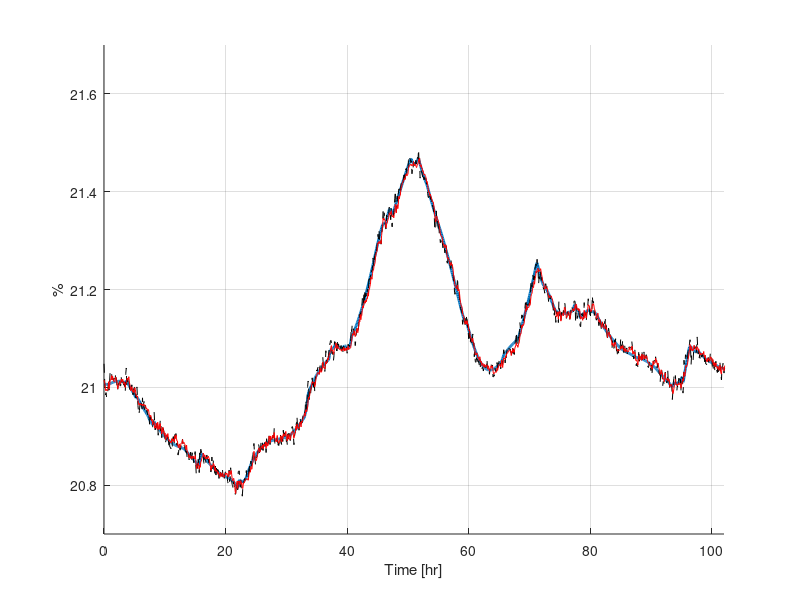

The MATLAB script that drew this image: (Note: this script raises an error after producing the figure.)
close all;
imprint = true;
figurePath = 'figures\FinalSim\paper\';
%% Options for plotting

CVNames = {'Torque','Underflow Concentration','Interface Level','Overflow Concentration','Residence Time',...
            'Solid Throughput','Underflow Particle Diameter','Overflow'};
CVUnits = {'%','%','m','%','hr','ton/hr','N/A','m3/hr'};
CVSaveName = {'torque_','Cp_u_','intLevel_','Cp_e_','tauRd_','SFlx_','P1_U_','Q_e_'};
xLabelStr = 'Time [hr]';
LineWidth = 0.7;
cvLims = [20.7 21.7;
          73 75;
          -0.5 2.5];
%% Plot prediction comparisons
% Forecast comparison
% load('predictionResults_48G_348_B100_k5_na6_nb6');
% for cv = 1:n
%     figure
%     plot(timeForecast,validationOutputs(1+pastDataSamples:pastDataSamples+K_forecast,cv),'LineWidth',2)
%     hold on
%     title(CVNames{cv})
%     plot(timeForecast,armaxForecast(:,cv),'--k','LineWidth',1.5)
%     plot(timeForecast,RFPredictionStruct(cv).yForecast(:),'-.m','LineWidth',1.5)
%     
%     xlabel(xLabelStr);
%     hold off
%     grid on
%     printName = [figurePath 'forecast_' CVSaveName{cv} typeOfData ioDTStr noiseStr...
%                 kAheadStr varStringRF '_' dateTest];
%     if imprint
%         Latex
%         print(printName,'-depsc');
%         print(printName,'-djpeg');
%     end
% end
% load('predictionResults_48G_348_B50_Ny_48_k5_na6_nb6');
% for cv = 1:n
%     figure(cv)
%     hold on
%     plot(timeForecast,RFPredictionStruct(cv).yForecast(:),'-r','LineWidth',1.5)
%     legendCell = {'Validation','ARIMAX','RF_{r}','RF_{b}'};
%     locationStr = input('Loc','s');
%     location = locateLegends(locationStr);
%     legend(legendCell,'Location',location);
%     printName = [figurePath 'forecast_' CVSaveName{cv} '1'];
%     if imprint
%         print(printName,'-depsc');
%     end
% end
% %
% Forecast comparison 530
% load('predictionResults_1G_530_B100_k5_na6_nb6');
% for cv = 1:n
%     figure
%     plot(timeForecast,validationOutputs(1+pastDataSamples:pastDataSamples+K_forecast,cv),'LineWidth',2)
%     hold on
%     title(CVNames{cv})
%     plot(timeForecast,armaxForecast(:,cv),'--k','LineWidth',1.5)
%     plot(timeForecast,RFPredictionStruct(cv).yForecast(:),'-.m','LineWidth',1.5)
%     
%     xlabel(xLabelStr);
%     hold off
%     grid on
%     printName = [figurePath 'forecast_' CVSaveName{cv} typeOfData ioDTStr noiseStr...
%                 kAheadStr varStringRF '_' dateTest];
%     if imprint
%         Latex
%         print(printName,'-depsc');
%         print(printName,'-djpeg');
%     end
% end
% load('predictionResults_48G_530_B50_Ny_48_k5_na6_nb6');
% for cv = 1:n
%    figure(cv+3)
%    hold on
%    plot(timeForecast,RFPredictionStruct(cv).yForecast(:),'-r','LineWidth',1.5)
%    legendCell = {'Validation','ARIMAX','RF_{r}','RF_{b}'};
%     locationStr = input('Loc','s');
%     location = locateLegends(locationStr);
%     legend(legendCell,'Location',location);
%     printName = [figurePath 'forecast_' CVSaveName{cv} '2'];
%     if imprint
%         print(printName,'-depsc');
%     end
% end

%%
% Prediction comparison
% load('predictionResults_1G_530_B50_Ny_48_k5_na6_nb6')
load('predictionResults_1G_348_B100_k5_na6_nb6');
kAheadIter = 1;
for iter = 1:length(kAheadIter)
    for cv = 1:n
        figure
    %     title(CVNames{cv})
        hold on % (-1)
        plot(timePrediction(1:end),validationOutputs(1:end-armaxToRFWindowUB,cv),'LineWidth',2)
        plot(timePrediction(1:end),armaxPredict(1:end-armaxToRFWindowUB,cv),'--k','LineWidth',LineWidth);
        plot(timePrediction(1:end),RFPredictionStruct(cv).yHat(:,kAheadIter(iter)),'-r','LineWidth',LineWidth)
        ylabel(CVUnits{cv})
        xlabel(xLabelStr)
        xlim([0 102])
        ylim(cvLims(cv,:))
        hold off
        grid on
        legendCell = {'Validation Data','ARIMAX Prediction','Forest Prediction'};
        locationStr = input('Loc','s');
        location = locateLegends(locationStr);
        legend(legendCell,'Location',location);
        printName = [figurePath 'predict_1_' CVSaveName{cv}];
        if imprint
            print(printName,'-depsc');
        end
    end
end


load('predictionResults_18G_920_B100_k5_na6_nb6');
kAheadIter = 18;
for iter = 1:length(kAheadIter)
    for cv = 1:n
        figure
    %     title(CVNames{cv})
        hold on % (-1)
        plot(timePrediction(1:end),validationOutputs(1:end-armaxToRFWindowUB,cv),'LineWidth',2)
        plot(timePrediction(1:end),armaxPredict(1:end-armaxToRFWindowUB,cv),'--k','LineWidth',LineWidth);
        plot(timePrediction(1:end),RFPredictionStruct(cv).yHat(:,kAheadIter(iter)),'-r','LineWidth',LineWidth)
        ylabel(CVUnits{cv})
        xlabel(xLabelStr)
        xlim([0 102])
        ylim(cvLims(cv,:))
        hold off
        grid on
        legendCell = {'Validation Data','ARIMAX Prediction','Forest Prediction'};
        locationStr = input('Loc','s');
        location = locateLegends(locationStr);
        legend(legendCell,'Location',location);
        printName = [figurePath 'predict_18_' CVSaveName{cv}];
        if imprint
            print(printName,'-depsc');
        end
    end
end

load('predictionResults_24G_348_B100_k5_na6_nb6');
kAheadIter = 24;
for iter = 1:length(kAheadIter)
    for cv = 1:n
        figure
    %     title(CVNames{cv})
        hold on % (-1)
        plot(timePrediction(1:end),validationOutputs(1:end-armaxToRFWindowUB,cv),'LineWidth',2)
        plot(timePrediction(1:end),armaxPredict(1:end-armaxToRFWindowUB,cv),'--k','LineWidth',LineWidth);
        plot(timePrediction(1:end),RFPredictionStruct(cv).yHat(:,kAheadIter(iter)),'-r','LineWidth',LineWidth)
        ylabel(CVUnits{cv})
        xlabel(xLabelStr)
        xlim([0 102])
        ylim(cvLims(cv,:))
        hold off
        grid on
        legendCell = {'Validation Data','ARIMAX Prediction','Forest Prediction'};
        locationStr = input('Loc','s');
        location = locateLegends(locationStr);
        legend(legendCell,'Location',location);
        printName = [figurePath 'predict_24_' CVSaveName{cv}];
        if imprint
            print(printName,'-depsc');
        end
    end
end
load('predictionResults_48G_348_B100_k5_na6_nb6');
kAheadIter = 48;
for iter = 1:length(kAheadIter)
    for cv = 1:n
        figure
    %     title(CVNames{cv})
        hold on % (-1)
        plot(timePrediction(1:end),validationOutputs(1:end-armaxToRFWindowUB,cv),'LineWidth',2)
        plot(timePrediction(1:end),armaxPredict(1:end-armaxToRFWindowUB,cv),'--k','LineWidth',LineWidth);
        plot(timePrediction(1:end),RFPredictionStruct(cv).yHat(:,kAheadIter(iter)),'-r','LineWidth',LineWidth)
        ylabel(CVUnits{cv})
        xlabel(xLabelStr)
        xlim([0 102])
        ylim(cvLims(cv,:))
        hold off
        grid on
        legendCell = {'Validation Data','ARIMAX Prediction','Forest Prediction'};
        locationStr = input('Loc','s');
        location = locateLegends(locationStr);
        legend(legendCell,'Location',location);
        printName = [figurePath 'predict_48_' CVSaveName{cv}];
        if imprint
            print(printName,'-depsc');
        end
    end
end
% load('predictionResults_1G_348_B100_k5_na6_nb6');
% % kAheadIter = 1;
% for iter = 1:length(kAheadIter)
%     for cv = 1:n
%         figure(6+3*(iter-1)+cv)
%         hold on
%         plot(timePrediction(1:end),RFPredictionStruct(cv).yHat(:,kAheadIter(iter)),'-.m','LineWidth',LineWidth)
%     end
% end
% 
% load('predictionResults_1G_530_B50_Ny_48_k5_na6_nb6');
% kAheadIter = 1;
% for iter = 1:length(kAheadIter)
%     for cv = 1:n
%         figure(6+3*(iter-1)+cv)
%         hold on
%         plot(timePrediction(1:end),RFPredictionStruct(cv).yHat(:,kAheadIter(iter)),'-r','LineWidth',LineWidth)
%         legendCell = {'Validation','ARIMAX','RF_{r}','RF_{b}'};
%         locationStr = input('Loc','s');
%         location = locateLegends(locationStr);
%         legend(legendCell,'Location',location);
%         printName = [figurePath 'predict_1_' CVSaveName{cv}];
%         if imprint
%             print(printName,'-depsc');
%         end
%     end
%     
% end
% 
% 
% load('predictionResults_24G_530_B50_Ny_48_k5_na6_nb6')
% for cv = 1:n
%     figure
%     title(CVNames{cv})
%     hold on % (-1)
%     plot(timePrediction(1:end),validationOutputs(1:end-armaxToRFWindowUB,cv),'LineWidth',2)
% %     plot(timePrediction(1:end),armaxPredict(1:end-armaxToRFWindowUB,cv),'--k','LineWidth',LineWidth);
%     plot(timePrediction(1:end),RFPredictionStruct(cv).yHat(:,24),'-r','LineWidth',LineWidth)
%     ylabel(CVUnits{cv})
%     xlabel(xLabelStr)
%     xlim([0 102])
%     ylim(cvLims(cv,:))
%     hold off
%     grid on
% end
% load('predictionResults_48G_530_B50_Ny_48_k5_na6_nb6');
% for cv = 1:n
%     figure
%     title(CVNames{cv})
%     hold on % (-1)
%     plot(timePrediction(1:end),validationOutputs(1:end-armaxToRFWindowUB,cv),'LineWidth',2)
% %     plot(timePrediction(1:end),armaxPredict(1:end-armaxToRFWindowUB,cv),'--k','LineWidth',LineWidth);
%     plot(timePrediction(1:end),RFPredictionStruct(cv).yHat(:,48),'-r','LineWidth',LineWidth)
%     ylabel(CVUnits{cv})
%     xlabel(xLabelStr)
%     xlim([0 102])
%     ylim(cvLims(cv,:))
%     hold off
%     grid on
% end
% 
% 
% load('predictionResults_24G_348_B100_k5_na6_nb6');
% for iter = 1:length(kAheadIter)
%     for cv = 1:n
%         figure(9+cv)
%         hold on
%         plot(timePrediction(1:end),RFPredictionStruct(cv).yHat(:,24),'-.k','LineWidth',LineWidth)
%         legendCell = {'Validation','RF_{b}','RF_{r}'};
%         locationStr = input('Loc','s');
%         location = locateLegends(locationStr);
%         legend(legendCell,'Location',location);
%         printName = [figurePath 'predict_24_' CVSaveName{cv}];
%         if imprint
%             print(printName,'-depsc');
%         end
%     end
% end
% 
% load('predictionResults_48G_348_B100_k5_na6_nb6');
% for iter = 1:length(kAheadIter)
%     for cv = 1:n
%         figure(12+cv)
%         hold on
%         plot(timePrediction(1:end),RFPredictionStruct(cv).yHat(:,48),'-.k','LineWidth',LineWidth)
%         legendCell = {'Validation','RF_{b}','RF_{r}'};
%         locationStr = input('Loc','s');
%         location = locateLegends(locationStr);
%         legend(legendCell,'Location',location);
%         printName = [figurePath 'predict_48_' CVSaveName{cv}];
%         if imprint
%             print(printName,'-depsc');
%         end
%     end
% end
% % % % load('predictionResults_1G_530_B50_Ny_48_k5_na6_nb6');
% % % % for iter = 1:length(kAheadIter)
% % % %     for cv = 1:n
% % % %         figure(6+3*(iter-1)+cv)
% % % %         hold on
% % % %         plot(timePrediction(1:end),RFPredictionStruct(cv).yHat(:,kAheadIter(iter)),'--r','LineWidth',LineWidth)
% % % %     end
% % % % end
% % % % for cv = 1:n
% % % %     
% % % %     plot(timePrediction(1:end),RFPredictionStruct(cv).yHat(:,K_ahead),'-.r','LineWidth',LineWidth)
% % % %     
% % % %     legend({'Validation','ARIMAX','RF'});
% % % %     hold off
% % % %     grid on
% % % %     printName = [figurePath CVSaveName{cv} typeOfData ioDTStr noiseStr...
% % % %                 kAheadStr varStringRF '_' dateTest];
% % % %     if imprint
% % % %         Latex
% % % %         print(printName,'-depsc');
% % % %         print(printName,'-djpeg');
% % % %     end
% % % % end
% % Reaction Curves
% % load('predictionResults_48G_530_B50_Ny_48_k5_na6_nb6');
% % for simIter = 1:size(makeStepMatrix)
% %     for cv = 1:n
% %         figure
% %         title(CVNames{cv})
% %         hold on
% %         plot(tForecast/3600,ReactionCurveStruct(simIter).yThickener(:,cv)','LineWidth',1.5)
% %         plot(tForecast/3600,ReactionCurveStruct(simIter).y_ARMAX(cv,:),'--k','LineWidth',1.5);
% %         plot(tForecast/3600,ReactionCurveStruct(simIter).y_RF(:,cv)','-.r','LineWidth',1.5)
% % 
% %         ylabel(CVUnits{cv})
% %         xlabel(xLabelStr)
% %         
% %         hold off
% %         grid on
% %         legendCell = {'Validation','ARIMAX','RF_{b}'};
% %         locationStr = input('Loc','s');
% %         location = locateLegends(locationStr);
% %         legend(legendCell,'Location',location);
% %         printName = [figurePath 'RC_' CVSaveName{cv} num2str(simIter)];
% %         if imprint
% %             print(printName,'-depsc');
% %         end
% %     end
% % end
% % 
% % close all
% % %%
% % load('predictionResults_24G_530_B50_Ny_48_k5_na6_nb6')
% % for cv = 1:n
% %     figure
% %     title(CVNames{cv})
% %     hold on % (-1)
% %     plot(timePrediction(1:end),validationOutputs(1:end-armaxToRFWindowUB,cv),'LineWidth',2)
%     plot(timePrediction(1:end),armaxPredict(1:end-armaxToRFWindowUB,cv),'--k','LineWidth',LineWidth);
%     plot(timePrediction(1:end),RFPredictionStruct(cv).yHat(:,24),'-.r','LineWidth',LineWidth)
%     ylabel(CVUnits{cv})
%     xlabel(xLabelStr)
%     xlim([0 102])
%     ylim(cvLims(cv,:))
%     grid on
%     legendCell = {'Validation','ARIMAX','RF_{b}'};
%     locationStr = input('Loc','s');
%     location = locateLegends(locationStr);
%     legend(legendCell,'Location',location);
%     printName = [figurePath 'predictFinal_24_' CVSaveName{cv}];
%     if imprint
%         print(printName,'-depsc');
%     end
%     hold off
%     
% end
% load('predictionResults_48G_530_B50_Ny_48_k5_na6_nb6');
% for cv = 1:n
%     figure
%     title(CVNames{cv})
%     hold on % (-1)
%     plot(timePrediction(1:end),validationOutputs(1:end-armaxToRFWindowUB,cv),'LineWidth',2)
%     plot(timePrediction(1:end),armaxPredict(1:end-armaxToRFWindowUB,cv),'--k','LineWidth',LineWidth);
%     plot(timePrediction(1:end),RFPredictionStruct(cv).yHat(:,48),'-.r','LineWidth',LineWidth)
%     ylabel(CVUnits{cv})
%     xlabel(xLabelStr)
%     xlim([0 97])
%     ylim(cvLims(cv,:))
%     grid on
%     hold off
%     legendCell = {'Validation','ARIMAX','RF_{b}'};
%     locationStr = input('Loc','s');
%     location = locateLegends(locationStr);
%     legend(legendCell,'Location',location);
%     printName = [figurePath 'predictFinal_48_' CVSaveName{cv}];
%     if imprint
%         print(printName,'-depsc');
%     end
% end
% 
% close all
% %%
% % Forecast comparison 920
% load('predictionResults_24G_920_B100_k5_na6_nb6');
% for cv = 1:n
%     figure
%     plot(timeForecast,validationOutputs(1+pastDataSamples:pastDataSamples+K_forecast,cv),'LineWidth',2)
%     hold on
%     title(CVNames{cv})
%     plot(timeForecast,armaxForecast(:,cv),'--k','LineWidth',1.5)
%     plot(timeForecast,RFPredictionStruct(cv).yForecast(:),'-.m','LineWidth',1.5)
%     
%     xlabel(xLabelStr);
%     hold off
%     grid on
% %     printName = [figurePath 'forecast_' CVSaveName{cv} typeOfData ioDTStr noiseStr...
% %                 kAheadStr varStringRF '_' dateTest];
% %     if imprint
% %         Latex
% %         print(printName,'-depsc');
% %         print(printName,'-djpeg');
% %     end
% end
% load('predictionResults_24G_920_B50_Ny_48_k5_na6_nb6');
% for cv = 1:n
%    figure(cv)
%    hold on
%    plot(timeForecast,RFPredictionStruct(cv).yForecast(:),'-r','LineWidth',1.5)
%    legendCell = {'Validation','ARIMAX','RF_{r}','RF_{b}'};
%     locationStr = input('Loc','s');
%     location = locateLegends(locationStr);
%     legend(legendCell,'Location',location);
%     printName = [figurePath 'forecast_' CVSaveName{cv} '3'];
%     if imprint
%         print(printName,'-depsc');
%     end
% end